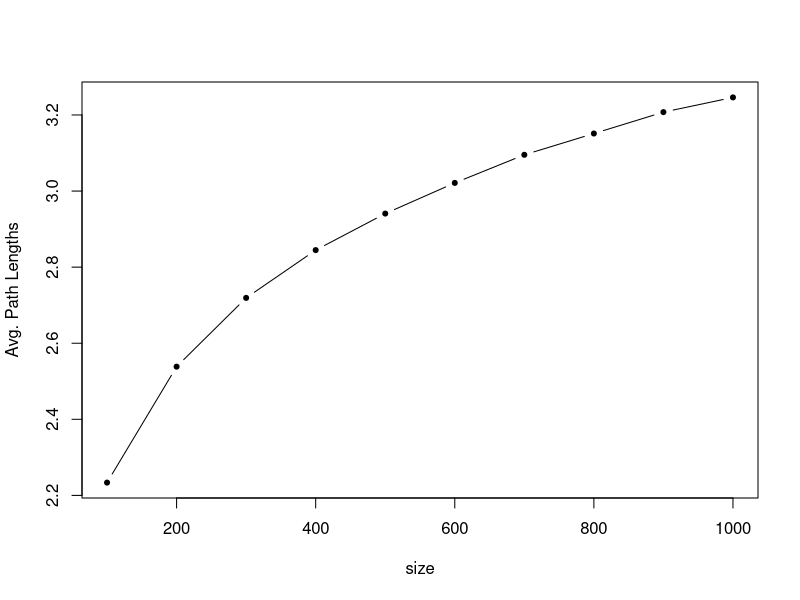
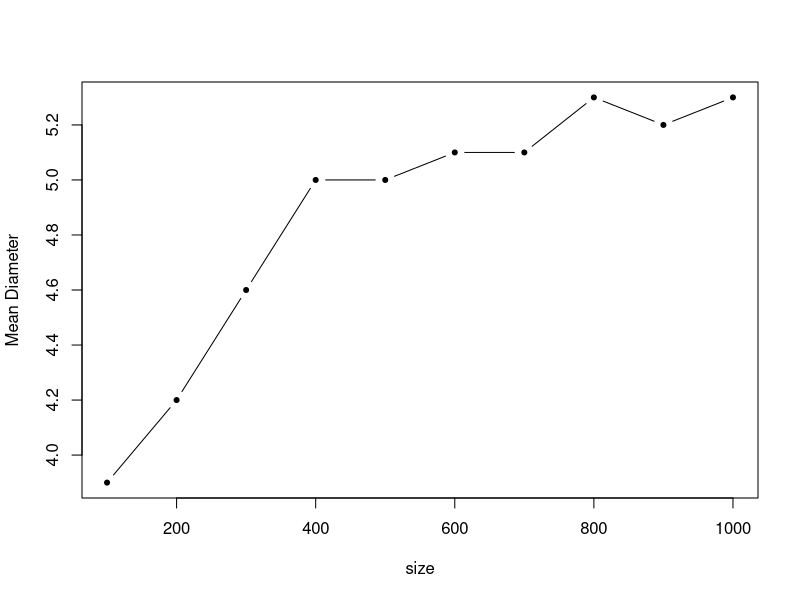

Write R code to recreate these figures, in order.
## ---- chunk 1
knitr::opts_chunk$set(echo = TRUE)
## ---- chunk 2
#1
library(igraph)
g.er <- erdos.renyi.game(500, p = 0.01, directed = FALSE)
g.er
## ---- chunk 3
#2
g.b <- barabasi.game(500, power = 3, directed = FALSE)
g.b
## ---- chunk 4
#3
E(g.er)
E(g.b)

V(g.er)
V(g.b)
## ---- chunk 5
#4
g.er.density <- graph.density(g.er)
g.er.density

g.b.density <- graph.density(g.b)
g.b.density
## ---- chunk 6
#5
g.er.avg <- average.path.length(g.er)
g.er.avg

g.b.avg <- average.path.length(g.b)
g.b.avg
## ---- chunk 7
#6
g.er.dia <- diameter(g.er)
g.er.dia

g.b.dia <- diameter(g.b)
g.b.dia
## ---- chunk 8
paths <- matrix(ncol = 10, nrow = 10)
dias <- matrix(ncol = 10, nrow = 10)

for (n in seq(100, 1000, 100)) {
  for (i in 1:10) {
    g.er <- erdos.renyi.game(n, p = (10/(n-1)), directed = FALSE) 
    paths[i, n/100] = average.path.length(g.er)
    dias[i, n/100] = diameter(g.er)
  }
}
paths.avg <- apply(paths, 2, mean)
paths.avg

mean_dias <- apply(dias, 2, mean)
mean_dias

x <- seq(100, 1000, 100)
plot(x, paths.avg, type = "b", pch = 20, xlab = "size", ylab = "Avg. Path Lengths")
plot(x, mean_dias, type = "b", pch = 20, xlab = "size", ylab = "Mean Diameter")
